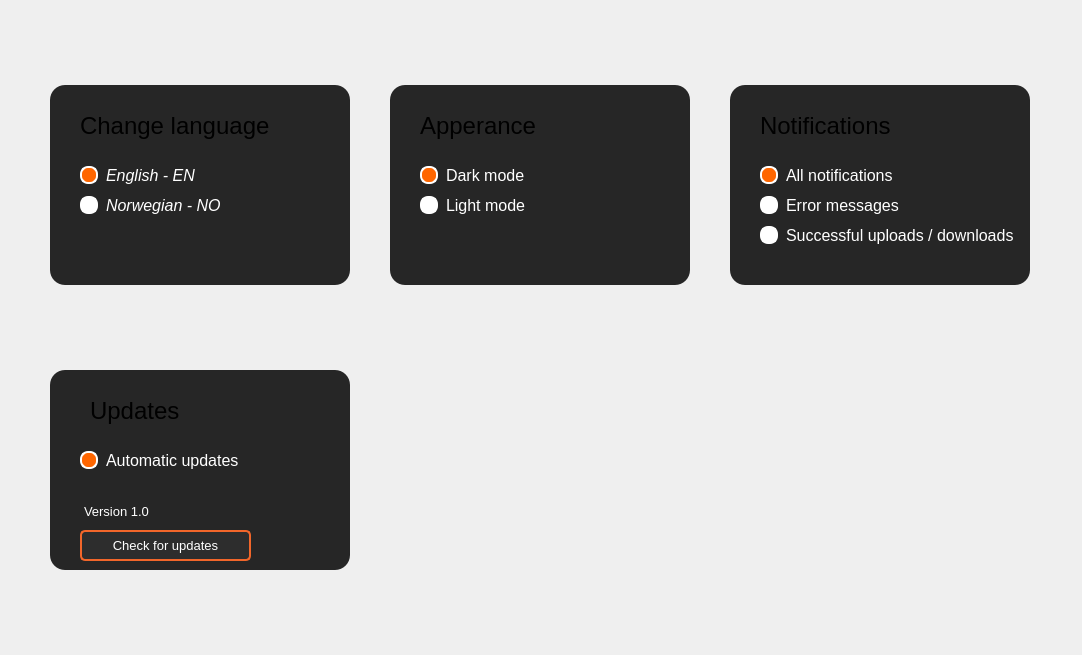
<?xml version="1.0" encoding="UTF-8"?>
<ui version="4.0">
 <class>MainWindow</class>
 <widget class="QMainWindow" name="MainWindow">
  <property name="geometry">
   <rect>
    <x>0</x>
    <y>0</y>
    <width>1082</width>
    <height>655</height>
   </rect>
  </property>
  <property name="windowTitle">
   <string>MainWindow</string>
  </property>
  <property name="styleSheet">
   <string notr="true">QWidget QFrame {
	border:none;
}</string>
  </property>
  <widget class="QWidget" name="centralwidget">
   <layout class="QVBoxLayout" name="verticalLayout">
    <property name="spacing">
     <number>0</number>
    </property>
    <property name="leftMargin">
     <number>0</number>
    </property>
    <property name="topMargin">
     <number>0</number>
    </property>
    <property name="rightMargin">
     <number>0</number>
    </property>
    <property name="bottomMargin">
     <number>0</number>
    </property>
    <item>
     <widget class="QFrame" name="frame">
      <property name="layoutDirection">
       <enum>Qt::LeftToRight</enum>
      </property>
      <property name="styleSheet">
       <string notr="true">QFrame {
	background-color: rgb(52, 53, 52);
}

QFrame &gt; QLabel{
	color:white;
}
</string>
      </property>
      <property name="frameShape">
       <enum>QFrame::StyledPanel</enum>
      </property>
      <property name="frameShadow">
       <enum>QFrame::Raised</enum>
      </property>
      <layout class="QGridLayout" name="gridLayout">
       <property name="leftMargin">
        <number>50</number>
       </property>
       <property name="topMargin">
        <number>60</number>
       </property>
       <property name="rightMargin">
        <number>50</number>
       </property>
       <property name="bottomMargin">
        <number>60</number>
       </property>
       <property name="horizontalSpacing">
        <number>40</number>
       </property>
       <property name="verticalSpacing">
        <number>60</number>
       </property>
       <item row="0" column="2">
        <widget class="QFrame" name="frameNotifications">
         <property name="sizePolicy">
          <sizepolicy hsizetype="Fixed" vsizetype="Fixed">
           <horstretch>0</horstretch>
           <verstretch>0</verstretch>
          </sizepolicy>
         </property>
         <property name="minimumSize">
          <size>
           <width>300</width>
           <height>200</height>
          </size>
         </property>
         <property name="maximumSize">
          <size>
           <width>300</width>
           <height>200</height>
          </size>
         </property>
         <property name="styleSheet">
          <string notr="true">QFrame {
    background-color: #262626;
    border-radius: 15px;
}
</string>
         </property>
         <property name="frameShape">
          <enum>QFrame::StyledPanel</enum>
         </property>
         <property name="frameShadow">
          <enum>QFrame::Raised</enum>
         </property>
         <widget class="QLabel" name="labelBell">
          <property name="geometry">
           <rect>
            <x>26</x>
            <y>26</y>
            <width>24</width>
            <height>24</height>
           </rect>
          </property>
          <property name="styleSheet">
           <string notr="true">image: url(:/bell/BellVector.svg);</string>
          </property>
          <property name="text">
           <string/>
          </property>
         </widget>
         <widget class="QRadioButton" name="radioButtonAllNotifications">
          <property name="geometry">
           <rect>
            <x>30</x>
            <y>80</y>
            <width>141</width>
            <height>21</height>
           </rect>
          </property>
          <property name="font">
           <font>
            <family>Arial</family>
            <pointsize>12</pointsize>
            <italic>false</italic>
           </font>
          </property>
          <property name="styleSheet">
           <string notr="true">QRadioButton::indicator {
    width: 14px;
    height: 14px;
    border-radius: 8px;
    border: 2px solid #FFFFFF;
    background-color: #FFFFFF;
}

/* Checked state */
QRadioButton::indicator:checked {
    background-color: #FF6600;
    border: 2px solid #FFFFFF; 
}

/* Hover */
QRadioButton::indicator:hover {
    background-color: #D3D3D3;
}

/* Hover for checked state */
QRadioButton::indicator:checked:hover {
    background-color: #FF6600;
}

/* Radio button text */
QRadioButton {
    spacing: 8px;
    color: #FFFFFF;
	background-color: #262626;
}
</string>
          </property>
          <property name="text">
           <string>All notifications</string>
          </property>
          <property name="iconSize">
           <size>
            <width>20</width>
            <height>20</height>
           </size>
          </property>
          <property name="checked">
           <bool>true</bool>
          </property>
         </widget>
         <widget class="QRadioButton" name="radioButtonErrorMessages">
          <property name="geometry">
           <rect>
            <x>30</x>
            <y>110</y>
            <width>151</width>
            <height>21</height>
           </rect>
          </property>
          <property name="font">
           <font>
            <family>Arial</family>
            <pointsize>12</pointsize>
            <italic>false</italic>
           </font>
          </property>
          <property name="styleSheet">
           <string notr="true">QRadioButton::indicator {
    width: 14px;
    height: 14px;
    border-radius: 8px;
    border: 2px solid #FFFFFF;
    background-color: #FFFFFF;
}

/* Checked state */
QRadioButton::indicator:checked {
    background-color: #FF6600;
    border: 2px solid #FFFFFF; 
}

/* Hover */
QRadioButton::indicator:hover {
    background-color: #D3D3D3;
}

/* Hover for checked state */
QRadioButton::indicator:checked:hover {
    background-color: #FF6600;
}

/* Radio button text */
QRadioButton {
    spacing: 8px;
    color: #FFFFFF;
	background-color: #262626;
}
</string>
          </property>
          <property name="text">
           <string>Error messages</string>
          </property>
          <property name="iconSize">
           <size>
            <width>20</width>
            <height>20</height>
           </size>
          </property>
          <property name="checked">
           <bool>false</bool>
          </property>
         </widget>
         <widget class="QRadioButton" name="radioButtonSucUplDwl">
          <property name="geometry">
           <rect>
            <x>30</x>
            <y>140</y>
            <width>261</width>
            <height>21</height>
           </rect>
          </property>
          <property name="font">
           <font>
            <family>Arial</family>
            <pointsize>12</pointsize>
            <italic>false</italic>
           </font>
          </property>
          <property name="styleSheet">
           <string notr="true">QRadioButton::indicator {
    width: 14px;
    height: 14px;
    border-radius: 8px;
    border: 2px solid #FFFFFF;
    background-color: #FFFFFF;
}

/* Checked state */
QRadioButton::indicator:checked {
    background-color: #FF6600;
    border: 2px solid #FFFFFF; 
}

/* Hover */
QRadioButton::indicator:hover {
    background-color: #D3D3D3;
}

/* Hover for checked state */
QRadioButton::indicator:checked:hover {
    background-color: #FF6600;
}

/* Radio button text */
QRadioButton {
    spacing: 8px;
    color: #FFFFFF;
	background-color: #262626;
}
</string>
          </property>
          <property name="text">
           <string>Successful uploads / downloads</string>
          </property>
          <property name="iconSize">
           <size>
            <width>20</width>
            <height>20</height>
           </size>
          </property>
          <property name="checked">
           <bool>false</bool>
          </property>
         </widget>
         <widget class="QLabel" name="label_3">
          <property name="geometry">
           <rect>
            <x>30</x>
            <y>20</y>
            <width>181</width>
            <height>41</height>
           </rect>
          </property>
          <property name="font">
           <font>
            <pointsize>18</pointsize>
           </font>
          </property>
          <property name="text">
           <string>Notifications</string>
          </property>
         </widget>
        </widget>
       </item>
       <item row="0" column="0">
        <widget class="QFrame" name="frameChangeLanguage">
         <property name="sizePolicy">
          <sizepolicy hsizetype="Fixed" vsizetype="Fixed">
           <horstretch>0</horstretch>
           <verstretch>0</verstretch>
          </sizepolicy>
         </property>
         <property name="minimumSize">
          <size>
           <width>300</width>
           <height>200</height>
          </size>
         </property>
         <property name="maximumSize">
          <size>
           <width>300</width>
           <height>200</height>
          </size>
         </property>
         <property name="layoutDirection">
          <enum>Qt::LeftToRight</enum>
         </property>
         <property name="styleSheet">
          <string notr="true">QFrame {
    background-color: #262626;
    border-radius: 15px;
}
</string>
         </property>
         <property name="frameShape">
          <enum>QFrame::StyledPanel</enum>
         </property>
         <property name="frameShadow">
          <enum>QFrame::Raised</enum>
         </property>
         <widget class="QLabel" name="labelGlobe">
          <property name="geometry">
           <rect>
            <x>26</x>
            <y>26</y>
            <width>24</width>
            <height>24</height>
           </rect>
          </property>
          <property name="styleSheet">
           <string notr="true">image: url(:/globe/VectorGlobe.png);</string>
          </property>
          <property name="text">
           <string/>
          </property>
         </widget>
         <widget class="QRadioButton" name="radioButtonEnglish">
          <property name="geometry">
           <rect>
            <x>30</x>
            <y>80</y>
            <width>121</width>
            <height>21</height>
           </rect>
          </property>
          <property name="font">
           <font>
            <family>Arial</family>
            <pointsize>12</pointsize>
            <italic>true</italic>
           </font>
          </property>
          <property name="styleSheet">
           <string notr="true">QRadioButton::indicator {
    width: 14px;
    height: 14px;
    border-radius: 8px;
    border: 2px solid #FFFFFF;
    background-color: #FFFFFF;
}

/* Checked state */
QRadioButton::indicator:checked {
    background-color: #FF6600;
    border: 2px solid #FFFFFF; 
}

/* Hover */
QRadioButton::indicator:hover {
    background-color: #D3D3D3;
}

/* Hover for checked state */
QRadioButton::indicator:checked:hover {
    background-color: #FF6600;
}

/* Radio button text */
QRadioButton {
    spacing: 8px;
    color: #FFFFFF;
	background-color: #262626;
}
</string>
          </property>
          <property name="text">
           <string>English - EN</string>
          </property>
          <property name="iconSize">
           <size>
            <width>20</width>
            <height>20</height>
           </size>
          </property>
          <property name="checked">
           <bool>true</bool>
          </property>
         </widget>
         <widget class="QRadioButton" name="radioButtonNorwegian">
          <property name="geometry">
           <rect>
            <x>30</x>
            <y>110</y>
            <width>141</width>
            <height>21</height>
           </rect>
          </property>
          <property name="font">
           <font>
            <family>Arial</family>
            <pointsize>12</pointsize>
            <italic>true</italic>
           </font>
          </property>
          <property name="styleSheet">
           <string notr="true">QRadioButton::indicator {
    width: 14px;
    height: 14px;
    border-radius: 8px;
    border: 2px solid #FFFFFF;
    background-color: #FFFFFF;
}

/* Checked state */
QRadioButton::indicator:checked {
    background-color: #FF6600;
    border: 2px solid #FFFFFF; 
}

/* Hover */
QRadioButton::indicator:hover {
    background-color: #D3D3D3;
}

/* Hover for checked state */
QRadioButton::indicator:checked:hover {
    background-color: #FF6600;
}

/* Radio button text */
QRadioButton {
    spacing: 8px;
    color: #FFFFFF;
	background-color: #262626;
}
</string>
          </property>
          <property name="text">
           <string>Norwegian - NO</string>
          </property>
          <property name="iconSize">
           <size>
            <width>20</width>
            <height>20</height>
           </size>
          </property>
          <property name="checked">
           <bool>false</bool>
          </property>
         </widget>
         <widget class="QLabel" name="label">
          <property name="geometry">
           <rect>
            <x>30</x>
            <y>20</y>
            <width>211</width>
            <height>41</height>
           </rect>
          </property>
          <property name="font">
           <font>
            <pointsize>18</pointsize>
           </font>
          </property>
          <property name="text">
           <string>Change language</string>
          </property>
         </widget>
        </widget>
       </item>
       <item row="1" column="0">
        <widget class="QFrame" name="frameUpdates">
         <property name="sizePolicy">
          <sizepolicy hsizetype="Fixed" vsizetype="Fixed">
           <horstretch>0</horstretch>
           <verstretch>0</verstretch>
          </sizepolicy>
         </property>
         <property name="minimumSize">
          <size>
           <width>300</width>
           <height>200</height>
          </size>
         </property>
         <property name="maximumSize">
          <size>
           <width>300</width>
           <height>200</height>
          </size>
         </property>
         <property name="styleSheet">
          <string notr="true">QFrame {
    background-color: #262626;
    border-radius: 15px;
}
</string>
         </property>
         <property name="frameShape">
          <enum>QFrame::StyledPanel</enum>
         </property>
         <property name="frameShadow">
          <enum>QFrame::Sunken</enum>
         </property>
         <property name="lineWidth">
          <number>1</number>
         </property>
         <widget class="QLabel" name="labelUpdate">
          <property name="geometry">
           <rect>
            <x>26</x>
            <y>26</y>
            <width>24</width>
            <height>24</height>
           </rect>
          </property>
          <property name="styleSheet">
           <string notr="true">image: url(:/updates/UpdateVector.svg);</string>
          </property>
          <property name="text">
           <string/>
          </property>
         </widget>
         <widget class="QRadioButton" name="radioButtonAutoUpdate">
          <property name="geometry">
           <rect>
            <x>30</x>
            <y>80</y>
            <width>161</width>
            <height>21</height>
           </rect>
          </property>
          <property name="font">
           <font>
            <family>Arial</family>
            <pointsize>12</pointsize>
            <italic>false</italic>
           </font>
          </property>
          <property name="styleSheet">
           <string notr="true">QRadioButton::indicator {
    width: 14px;
    height: 14px;
    border-radius: 8px;
    border: 2px solid #FFFFFF;
    background-color: #FFFFFF;
}

/* Checked state */
QRadioButton::indicator:checked {
    background-color: #FF6600;
    border: 2px solid #FFFFFF; 
}

/* Hover */
QRadioButton::indicator:hover {
    background-color: #D3D3D3;
}

/* Hover for checked state */
QRadioButton::indicator:checked:hover {
    background-color: #FF6600;
}

/* Radio button text */
QRadioButton {
    spacing: 8px;
    color: #FFFFFF;
	background-color: #262626;
}
</string>
          </property>
          <property name="text">
           <string>Automatic updates</string>
          </property>
          <property name="iconSize">
           <size>
            <width>20</width>
            <height>20</height>
           </size>
          </property>
          <property name="checked">
           <bool>true</bool>
          </property>
         </widget>
         <widget class="QPlainTextEdit" name="plainTextEdit_5">
          <property name="geometry">
           <rect>
            <x>30</x>
            <y>130</y>
            <width>81</width>
            <height>21</height>
           </rect>
          </property>
          <property name="font">
           <font>
            <family>Arial</family>
            <pointsize>10</pointsize>
           </font>
          </property>
          <property name="styleSheet">
           <string notr="true">color: rgb(255, 255, 255);</string>
          </property>
          <property name="verticalScrollBarPolicy">
           <enum>Qt::ScrollBarAlwaysOff</enum>
          </property>
          <property name="horizontalScrollBarPolicy">
           <enum>Qt::ScrollBarAlwaysOff</enum>
          </property>
          <property name="plainText">
           <string>Version 1.0</string>
          </property>
         </widget>
         <widget class="QPushButton" name="pushButtonCheckUpdates">
          <property name="geometry">
           <rect>
            <x>30</x>
            <y>160</y>
            <width>171</width>
            <height>31</height>
           </rect>
          </property>
          <property name="font">
           <font>
            <family>Arial</family>
            <pointsize>10</pointsize>
           </font>
          </property>
          <property name="styleSheet">
           <string notr="true">QPushButton {
    color: #FFFFFF;
    background-color: #2D2D2D;
    border: 2px solid #F2662A; 
    border-radius: 5px; 
    padding: 5px 10px; 
}

QPushButton:hover {
    background-color: #3E3E3E;
}

QPushButton:pressed {
    background-color: #1A1A1A;
}

QPushButton:focus {
    outline: none;
}
</string>
          </property>
          <property name="text">
           <string>Check for updates</string>
          </property>
         </widget>
         <widget class="QLabel" name="label_4">
          <property name="geometry">
           <rect>
            <x>40</x>
            <y>20</y>
            <width>121</width>
            <height>41</height>
           </rect>
          </property>
          <property name="font">
           <font>
            <pointsize>18</pointsize>
           </font>
          </property>
          <property name="text">
           <string>Updates</string>
          </property>
         </widget>
        </widget>
       </item>
       <item row="0" column="1">
        <widget class="QFrame" name="frameAppearance">
         <property name="sizePolicy">
          <sizepolicy hsizetype="Fixed" vsizetype="Fixed">
           <horstretch>0</horstretch>
           <verstretch>0</verstretch>
          </sizepolicy>
         </property>
         <property name="minimumSize">
          <size>
           <width>300</width>
           <height>200</height>
          </size>
         </property>
         <property name="maximumSize">
          <size>
           <width>300</width>
           <height>200</height>
          </size>
         </property>
         <property name="styleSheet">
          <string notr="true">QFrame {
    background-color: #262626;
    border-radius: 15px;
}
</string>
         </property>
         <property name="frameShape">
          <enum>QFrame::StyledPanel</enum>
         </property>
         <property name="frameShadow">
          <enum>QFrame::Raised</enum>
         </property>
         <widget class="QLabel" name="labelSun">
          <property name="geometry">
           <rect>
            <x>26</x>
            <y>26</y>
            <width>24</width>
            <height>24</height>
           </rect>
          </property>
          <property name="styleSheet">
           <string notr="true">image: url(:/sun/SunVector.svg);</string>
          </property>
          <property name="text">
           <string/>
          </property>
         </widget>
         <widget class="QRadioButton" name="radioButtonDarkMode">
          <property name="geometry">
           <rect>
            <x>30</x>
            <y>80</y>
            <width>121</width>
            <height>21</height>
           </rect>
          </property>
          <property name="font">
           <font>
            <family>Arial</family>
            <pointsize>12</pointsize>
            <italic>false</italic>
           </font>
          </property>
          <property name="styleSheet">
           <string notr="true">QRadioButton::indicator {
    width: 14px;
    height: 14px;
    border-radius: 8px;
    border: 2px solid #FFFFFF;
    background-color: #FFFFFF;
}

/* Checked state */
QRadioButton::indicator:checked {
    background-color: #FF6600;
    border: 2px solid #FFFFFF; 
}

/* Hover */
QRadioButton::indicator:hover {
    background-color: #D3D3D3;
}

/* Hover for checked state */
QRadioButton::indicator:checked:hover {
    background-color: #FF6600;
}

/* Radio button text */
QRadioButton {
    spacing: 8px;
    color: #FFFFFF;
	background-color: #262626;
}
</string>
          </property>
          <property name="text">
           <string>Dark mode</string>
          </property>
          <property name="iconSize">
           <size>
            <width>20</width>
            <height>20</height>
           </size>
          </property>
          <property name="checked">
           <bool>true</bool>
          </property>
         </widget>
         <widget class="QRadioButton" name="radioButtonLightMode">
          <property name="geometry">
           <rect>
            <x>30</x>
            <y>110</y>
            <width>121</width>
            <height>21</height>
           </rect>
          </property>
          <property name="font">
           <font>
            <family>Arial</family>
            <pointsize>12</pointsize>
            <italic>false</italic>
           </font>
          </property>
          <property name="styleSheet">
           <string notr="true">QRadioButton::indicator {
    width: 14px;
    height: 14px;
    border-radius: 8px;
    border: 2px solid #FFFFFF;
    background-color: #FFFFFF;
}

/* Checked state */
QRadioButton::indicator:checked {
    background-color: #FF6600;
    border: 2px solid #FFFFFF; 
}

/* Hover */
QRadioButton::indicator:hover {
    background-color: #D3D3D3;
}

/* Hover for checked state */
QRadioButton::indicator:checked:hover {
    background-color: #FF6600;
}

/* Radio button text */
QRadioButton {
    spacing: 8px;
    color: #FFFFFF;
	background-color: #262626;
}
</string>
          </property>
          <property name="text">
           <string>Light mode</string>
          </property>
          <property name="iconSize">
           <size>
            <width>20</width>
            <height>20</height>
           </size>
          </property>
          <property name="checked">
           <bool>false</bool>
          </property>
         </widget>
         <widget class="QLabel" name="label_2">
          <property name="geometry">
           <rect>
            <x>30</x>
            <y>20</y>
            <width>181</width>
            <height>41</height>
           </rect>
          </property>
          <property name="font">
           <font>
            <pointsize>18</pointsize>
           </font>
          </property>
          <property name="text">
           <string>Apperance</string>
          </property>
         </widget>
        </widget>
       </item>
      </layout>
     </widget>
    </item>
   </layout>
  </widget>
  <action name="actionLogo">
   <property name="enabled">
    <bool>true</bool>
   </property>
   <property name="icon">
    <iconset>
     <normaloff>Mnemonic logo.png</normaloff>Mnemonic logo.png</iconset>
   </property>
   <property name="text">
    <string>Logo</string>
   </property>
  </action>
  <action name="analyzedDataActionButton">
   <property name="text">
    <string>Analyzed Data</string>
   </property>
   <property name="font">
    <font>
     <family>Arial</family>
     <pointsize>20</pointsize>
     <weight>75</weight>
     <italic>false</italic>
     <bold>true</bold>
    </font>
   </property>
  </action>
  <action name="actionPlugins">
   <property name="text">
    <string>Plugins</string>
   </property>
   <property name="font">
    <font>
     <family>Arial</family>
     <pointsize>20</pointsize>
     <weight>75</weight>
     <bold>true</bold>
    </font>
   </property>
  </action>
  <action name="actionSettings">
   <property name="icon">
    <iconset>
     <normaloff>Settings.png</normaloff>Settings.png</iconset>
   </property>
   <property name="text">
    <string>Settings</string>
   </property>
  </action>
 </widget>
 <resources>
  <include location="Globe.qrc"/>
  <include location="Updates.qrc"/>
  <include location="Notifications.qrc"/>
  <include location="Appearance.qrc"/>
 </resources>
 <connections/>
</ui>
